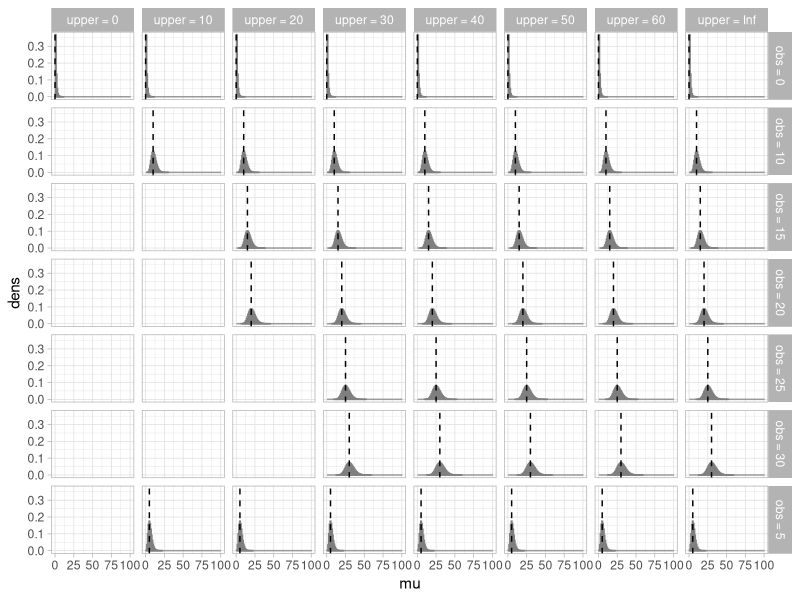
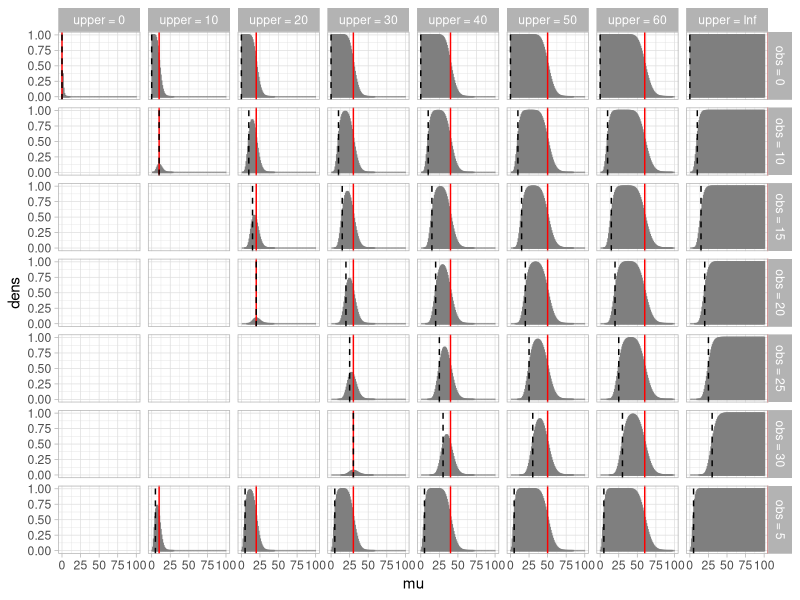
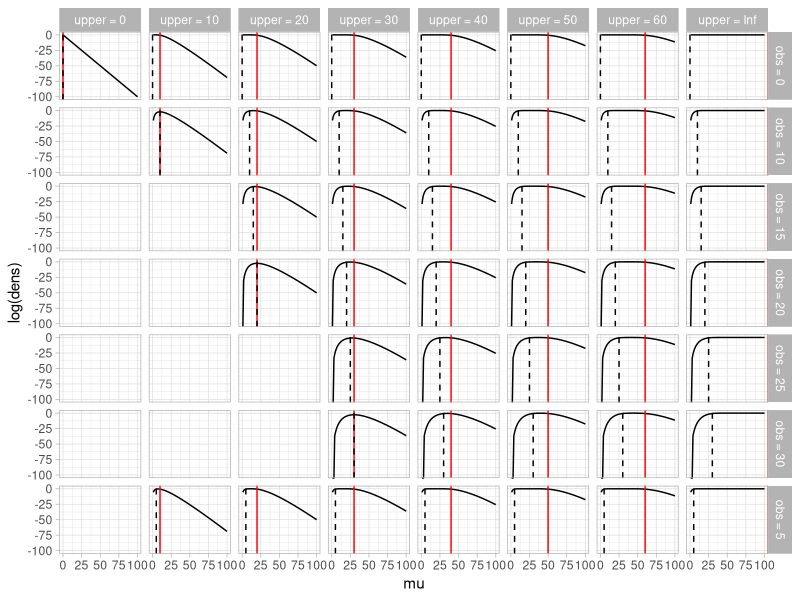

Write the R code that produced these figures, in order.
library(dplyr)
library(ggplot2)
theme_set(theme_light())

logspace_sub <- function(log_a, log_b) {
  if (log_a == log_b) {
    return(-Inf)  # Result should be zero in linear space, which is -Inf in log space
  } else if (log_a < log_b) {
    return(log_b + log1p(-exp(log_a - log_b)))
  } else {
    return(log_a + log1p(-exp(log_b - log_a)))
  }
}

dcens_pois <- function(x, lambda) {
  1 - ppois(x - 1, lambda)
}

dcens_pois_upper <- function(x, lambda, upper) {
  ppois(upper, lambda) - ppois(x - 1, lambda)
}

dcens_pois_joe <- function(x, lambda) {
  tmp_ll = log(ppois(x-1, lambda)) # // F(lower-1)
  tmp_ll = logspace_sub(0, tmp_ll) # // 1 - F(lower-1)
  exp(tmp_ll)
}

dcens_pois_upper_joe <- function(x, lambda, upper) {
  tmp_ll = log(ppois(upper, lambda)) # // F(upr)
  if (x > 0) {
    tmp_ll = logspace_sub(tmp_ll, log(ppois(x-1, lambda))) #// F(upr) - F(lwr-1) iff lwr>0
  }
  exp(tmp_ll)
}

dcens_pois_joe(9, 10)
dcens_pois(9, 10)

dcens_pois_upper(x = 9, lambda = 10, upper = 12)
dcens_pois_upper_joe(x = 9, lambda = 10, upper = 12)
dcens_pois_upper(x = 0, lambda = 10, upper = 12)
dcens_pois_upper_joe(x = 0, lambda = 10, upper = 12)

# -----------------------------

dcenspois_sean <- function(x, lambda, upr, give_log = 0L) {
  if (is.na(upr)) { # full right censored
    if (x == 0) {
      ll <- 0
    } else {
      ll <- log(dcens_pois_joe(x, lambda))
    }
  } else if (upr > x) { # upper truncated right censored
    ll <- log(dcens_pois_upper_joe(x, lambda, upr))
  } else if (x == upr) { # not censored
    ll <- dpois(x, lambda, log = TRUE)
  }
  if (give_log) {
    return(ll)
  } else {
    return(exp(ll))
  }
}

dcens_pois_upper(9, 10, 12)
dcenspois_sean(9, 10, upr = 12)

dcens_pois_upper(9, 10, 12)
dcenspois_sean(9, 10, upr = 12)

dcens_pois(9, 10)
dcenspois_sean(9, 10, upr = NA)

dcens_pois(0, 10)
dcenspois_sean(0, 10, upr = NA)

dcens_pois(0, 10)
dcenspois_sean(0, 10, upr = 11)

# ------------------



# x <- seq(1, 40)
# mu <- 30
# u <- 35
#
# dc <- dcens_pois(x, 30)
# dcu <- dcens_pois_upper(x, 30, upper = u)
# d <- dpois(x, 30)
#
# dat <- data.frame(
#   x = c(x, x, x),
#   dens = c(d, dc, dcu),
#   type = c(
#     rep("dpois", length(x)),
#     rep("dcens_pois", length(x)),
#     rep("dcens_pois_upper", length(x))
#   )
# )
#
# ggplot(dat, aes(x, dens))+ facet_wrap(~type) + geom_col() +
#   geom_vline(xintercept = 15, col = "red", lwd = 2)

# ------------------------------------------------------------------

mu <- seq(1, 100)

df <- expand.grid(x = seq(0, 30, 5), u = c(seq(0, 60, 10), Inf)) |>
  dplyr::filter(u >= x)

out <- purrr::pmap_dfr(df, function(x, u) {
  dc <- dcens_pois(x, mu)
  dcu <- dcens_pois_upper(x, mu, upper = u)
  d <- dpois(x, mu)
  dat <- data.frame(
    x = paste("obs =", x),
    u = paste("upper =", u),
    xval = x,
    uval = u,
    mu = c(mu, mu, mu),
    dens = c(d, dc, dcu),
    type = c(
      rep("dpois", length(mu)),
      rep("dcens_pois", length(mu)),
      rep("dcens_pois_upper", length(mu))
    )
  )
  dat
})

dplyr::filter(out, type == "dpois") |>
  ggplot(aes(mu, dens))+ facet_grid(x~u) + geom_col(col = "grey50", fill = "grey50") +
  geom_vline(aes(xintercept = xval), col = "black", lty = 2)

dplyr::filter(out, type == "dcens_pois_upper") |>
  ggplot(aes(mu, dens))+ facet_grid(x~u) + geom_col(col = "grey50", fill = "grey50") +
  geom_vline(aes(xintercept = uval), col = "red") +
  geom_vline(aes(xintercept = xval), col = "black", lty = 2)

# dplyr::filter(out, type == "dcens_pois") |>
#   ggplot(aes(mu, dens))+ facet_grid(vars(x)) + geom_col(col = "grey50", fill = "grey50") +
#   geom_vline(aes(xintercept = xval), col = "black", lty = 2)

dplyr::filter(out, type == "dcens_pois_upper") |>
  ggplot(aes(mu, log(dens)))+ facet_grid(x~u) + geom_line() +
  geom_vline(aes(xintercept = uval), col = "red") +
  geom_vline(aes(xintercept = xval), col = "black", lty = 2)

